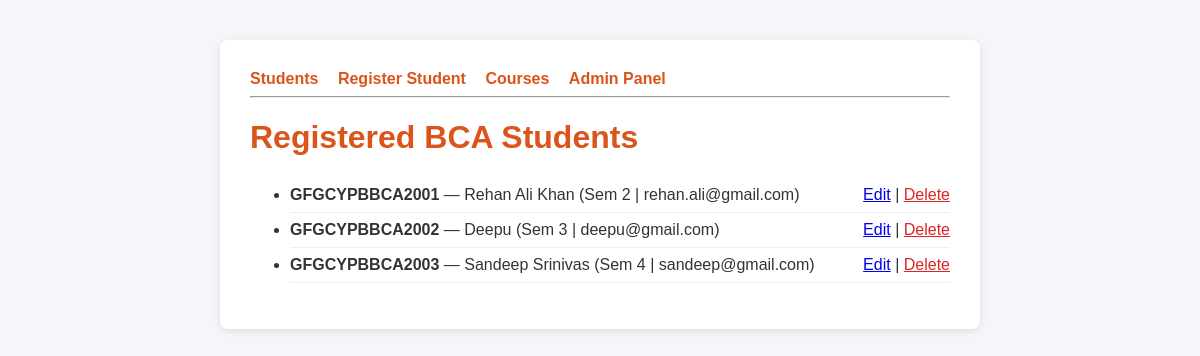
/students/, run on an earlier commit of the app's database.
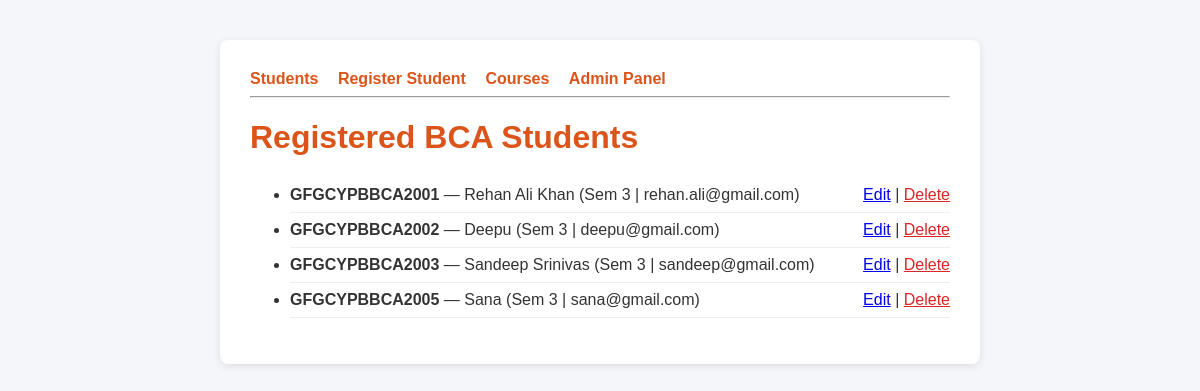
And on a later commit of the database.
### students/models.py (models this page shows, shortened)
class Student(models.Model):
    roll_number = models.CharField(max_length=20, unique=True)
    full_name = models.CharField(max_length=100)
    semester = models.IntegerField(default=1)
    email = models.EmailField(unique=True)
    enrolled_on = models.DateField(auto_now_add=True)

### students/views.py (the view)
# urls.py: 2. Add a URL to urlpatterns:  path('', views.home, name='home')
def home(request):
    all_students = Student.objects.all()
    context = {
        'students': all_students,
    }
    return render(request, 'students/home.html', context)

### students/templates/students/home.html (shortened to what this page needs)
{% extends 'students/base.html' %}
{% block content %}
    <h1>Registered BCA Students</h1>
    <ul>
        {% for student in students %}
            <li>
                <strong>{{ student.roll_number }}</strong> — {{ student.full_name }}
                (Sem {{ student.semester }} | {{ student.email }})
                <span style="float: right;">
                    <a href="{% url 'student-edit' student.pk %}">Edit</a> |
                    <a href="{% url 'student-delete' student.pk %}" style="color: #dc2626;">Delete</a>
                </span>
            </li>
        {% empty %}
            <li>No students found. <a href="{% url 'student-register' %}">Register one now!</a></li>
        {% endfor %}
    </ul>
{% endblock %}

### students/templates/students/base.html (shortened to what this page needs)
{% load static %}
<!DOCTYPE html>
<html lang="en">
<head>
    <link rel="stylesheet" href="{% static 'students/style.css' %}">
</head>
<body>
    <div class="container">
        <nav>
            <a href="{% url 'student-home' %}">Students</a>
            <a href="{% url 'student-register' %}">Register Student</a>
            <a href="{% url 'student-courses' %}">Courses</a>
            <a href="/admin/">Admin Panel</a>
        </nav>
        <hr>
        {% block content %}
        {% endblock %}
    </div>
</body>
</html>

### students/static/students/style.css (style rules this page uses)
body { font-family: Arial, sans-serif; background-color: #f4f6f9; margin: 0; padding: 40px; color: #333; }
.container { max-width: 700px; margin: auto; background: #ffffff; padding: 30px; border-radius: 8px; box-shadow: 0 2px 8px rgba(0,0,0,0.1); }
h1 { color: #db541a; }
nav a { margin-right: 15px; text-decoration: none; color: #db541a; font-weight: bold; }
ul li { padding: 8px 0; border-bottom: 1px solid #eee; }

What changed in the data, as far as the page shows it:
changed Student "GFGCYPBBCA2001": semester "2" → "3"
changed Student "GFGCYPBBCA2003": semester "4" → "3"
added Student: roll_number "GFGCYPBBCA2005", full_name "Sana", semester "3", email "sana@gmail.com"
